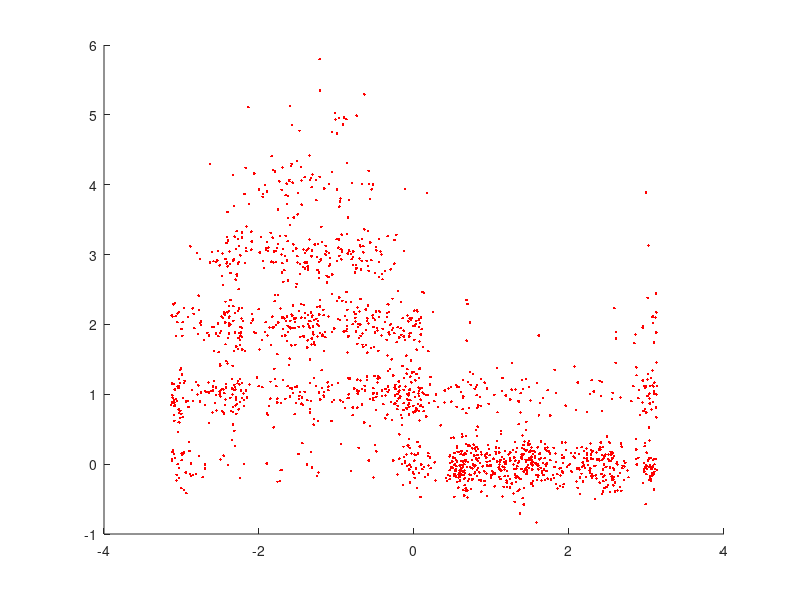

Reproduce this figure in MATLAB.
%% CoSMo 2017, Day 5 -- Model fitting & optimization tutorial with Luigi Acerbi

% Prepare data, from Konrad's tutorial

% Load data
load M1_Stevenson_Binned

% Remove all times where speeds are very slow
isGood=find(handVel(1,:).^2+handVel(2,:).^2>.015);
handVel=handVel(1:2,isGood);
handPos=handPos(1:2,isGood);
spikes=spikes(:,isGood);
time=time(isGood);
angle=atan2(handVel(1,:),handVel(2,:));

% Plot Raw Data
nNeuron = 193  %193
clf
hold on
plot(angle,spikes(nNeuron,:)+0.2*randn(size(spikes(nNeuron,:))),'r.')

%% Part I: Model fitting
% Fix random seed for reproducibility
rng(1);

% Define exponential-cosine tuning curve

% Define optimization starting point and bounds

% Randomize initial starting point inside plausible box

%% Fit with (bounded) fminsearch first


%% Fit with fmincon (may get stuck!)


%% Fit with BADS (download from: https://github.com/lacerbi/bads)



